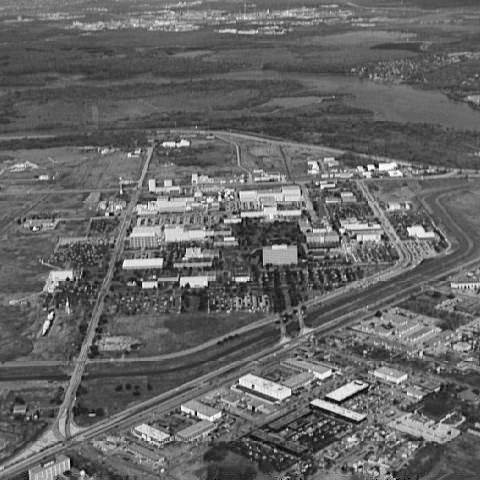
#> input picture DIP/DIP2019task3/matlab/demo-1.jpg, 480 x 480 px, found by its file name
$ python down_sample.py
#> lines starting #> are read from the running program, lines starting #| are printed output that depends on the picture
import numpy as np
import cv2
import pysnooper


def down_sample(img, m, n):
    height, width, channels = img.shape
    emptyImage = np.zeros((m, n, channels), np.uint8)
    for i in range(m):
        for j in range(n):
            x = round(i * height / m)
            y = round(j * width / n)
            # print((x, y))
            if x >= height or y >= width:
                continue
            emptyImage[i, j] = img[x, y]
    return emptyImage


if __name__ == "__main__":
    img = cv2.imread("data/demo-1.jpg")
#> img is the input picture: shape (480, 480, 3); min 0, max 254, mean 101.2
    cv2.imshow("512", img)
    cv2.waitKey(0)
    zoom = down_sample(img, 256, 256)
#> after the loop in down_sample, `for i in range(m):`:
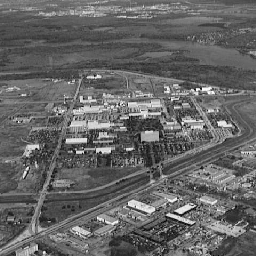
#> emptyImage: shape (256, 256, 3); min 0, max 253, mean 101.2
    cv2.imshow("256", zoom)
    cv2.waitKey(0)
    zoom = down_sample(img, 512, 512)
#> call 2 of down_sample, with m = 512, n = 512
#> after the loop in down_sample (call 2), `for i in range(m):`:
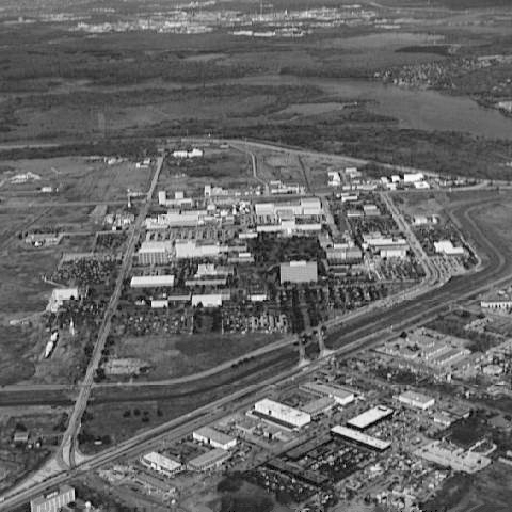
#> emptyImage: shape (512, 512, 3); min 0, max 254, mean 101.2
    cv2.imshow("re512", zoom)
    cv2.waitKey(0)
